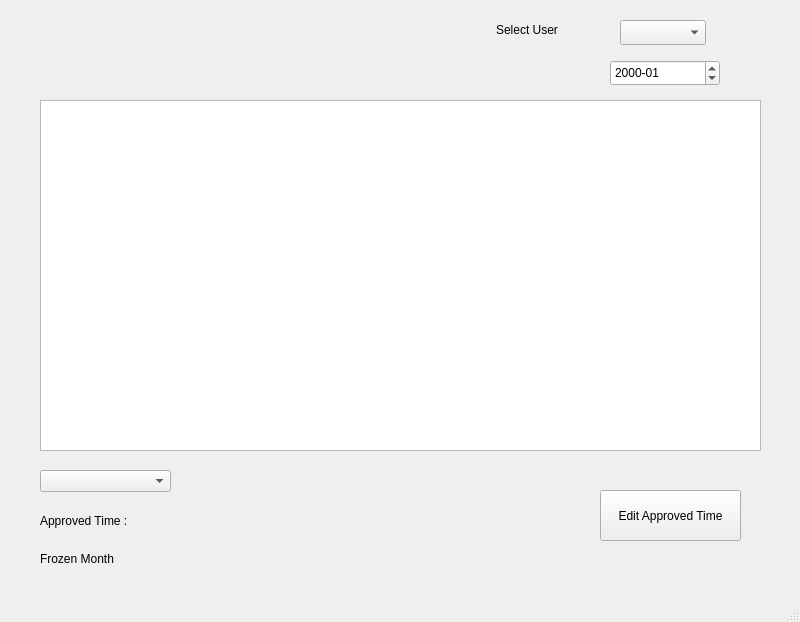
<?xml version="1.0" encoding="UTF-8"?>
<ui version="4.0">
 <class>managerMainWindow</class>
 <widget class="QMainWindow" name="managerMainWindow">
  <property name="geometry">
   <rect>
    <x>0</x>
    <y>0</y>
    <width>800</width>
    <height>622</height>
   </rect>
  </property>
  <property name="windowTitle">
   <string>MainWindow</string>
  </property>
  <widget class="QWidget" name="centralwidget">
   <widget class="QTableView" name="managerTblView">
    <property name="geometry">
     <rect>
      <x>40</x>
      <y>100</y>
      <width>721</width>
      <height>351</height>
     </rect>
    </property>
   </widget>
   <widget class="QComboBox" name="comboBox_userName">
    <property name="geometry">
     <rect>
      <x>620</x>
      <y>20</y>
      <width>86</width>
      <height>25</height>
     </rect>
    </property>
   </widget>
   <widget class="QLabel" name="label">
    <property name="geometry">
     <rect>
      <x>496</x>
      <y>20</y>
      <width>81</width>
      <height>20</height>
     </rect>
    </property>
    <property name="text">
     <string>Select User</string>
    </property>
   </widget>
   <widget class="QPushButton" name="pushButton">
    <property name="geometry">
     <rect>
      <x>600</x>
      <y>490</y>
      <width>141</width>
      <height>51</height>
     </rect>
    </property>
    <property name="text">
     <string>Edit Approved Time</string>
    </property>
   </widget>
   <widget class="QDateEdit" name="dateEdit">
    <property name="geometry">
     <rect>
      <x>610</x>
      <y>60</y>
      <width>110</width>
      <height>26</height>
     </rect>
    </property>
    <property name="displayFormat">
     <string>yyyy-MM</string>
    </property>
   </widget>
   <widget class="QLabel" name="label_approvedTime">
    <property name="geometry">
     <rect>
      <x>180</x>
      <y>520</y>
      <width>129</width>
      <height>17</height>
     </rect>
    </property>
    <property name="text">
     <string/>
    </property>
   </widget>
   <widget class="QLabel" name="label_3">
    <property name="geometry">
     <rect>
      <x>40</x>
      <y>550</y>
      <width>131</width>
      <height>17</height>
     </rect>
    </property>
    <property name="text">
     <string>Frozen Month</string>
    </property>
   </widget>
   <widget class="QLabel" name="label_frozen">
    <property name="geometry">
     <rect>
      <x>180</x>
      <y>550</y>
      <width>131</width>
      <height>17</height>
     </rect>
    </property>
    <property name="text">
     <string/>
    </property>
   </widget>
   <widget class="QWidget" name="">
    <property name="geometry">
     <rect>
      <x>40</x>
      <y>470</y>
      <width>131</width>
      <height>73</height>
     </rect>
    </property>
    <layout class="QVBoxLayout" name="verticalLayout">
     <item>
      <widget class="QComboBox" name="comboBox_approvedTime"/>
     </item>
     <item>
      <widget class="QLabel" name="label_2">
       <property name="text">
        <string>Approved Time :</string>
       </property>
      </widget>
     </item>
    </layout>
   </widget>
  </widget>
  <widget class="QMenuBar" name="menubar">
   <property name="geometry">
    <rect>
     <x>0</x>
     <y>0</y>
     <width>800</width>
     <height>22</height>
    </rect>
   </property>
  </widget>
  <widget class="QStatusBar" name="statusbar"/>
 </widget>
 <resources/>
 <connections/>
</ui>
